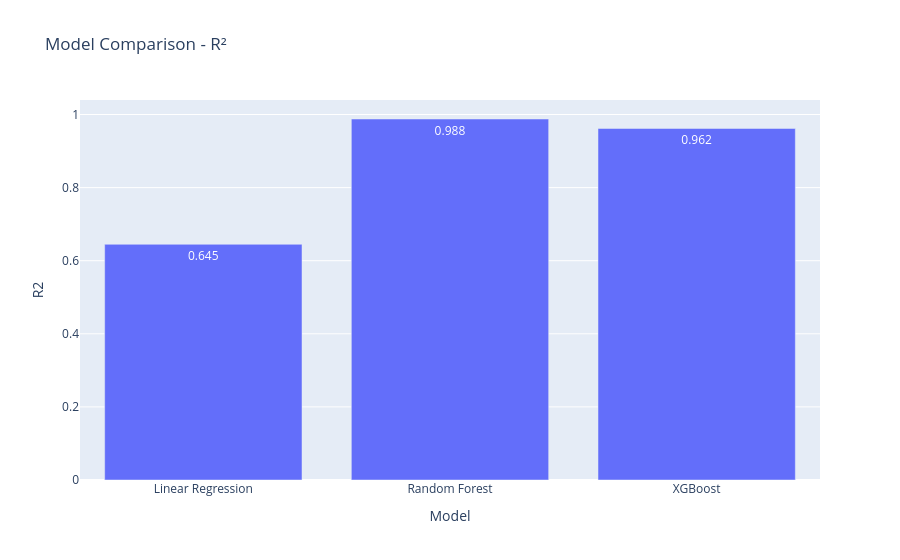

Notebook cell for this chart:
### Code cell
fig = px.bar(
    results,
    x="Model",
    y="R2",
    title="Model Comparison - R²",
    text_auto=".3f"
)

fig.show()

### Figure 1 — Plotly figure (JSON) as saved in the notebook; plotly's stock layout.template omitted (floating-point values rounded to 4 significant figures)
{"data": [{"hovertemplate": "Model=%{x}<br>R2=%{y}<extra></extra>", "legendgroup": "", "marker": {"color": "#636efa", "pattern": {"shape": ""}}, "name": "", "orientation": "v", "showlegend": false, "textposition": "auto", "texttemplate": "%{y:.3f}", "type": "bar", "x": ["Linear Regression", "Random Forest", "XGBoost"], "xaxis": "x", "y": [0.6448, 0.9877, 0.9618], "yaxis": "y"}], "layout": {"barmode": "relative", "legend": {"tracegroupgap": 0}, "title": {"text": "Model Comparison - R²"}, "xaxis": {"anchor": "y", "domain": [0, 1], "title": {"text": "Model"}}, "yaxis": {"anchor": "x", "domain": [0, 1], "title": {"text": "R2"}}}}
